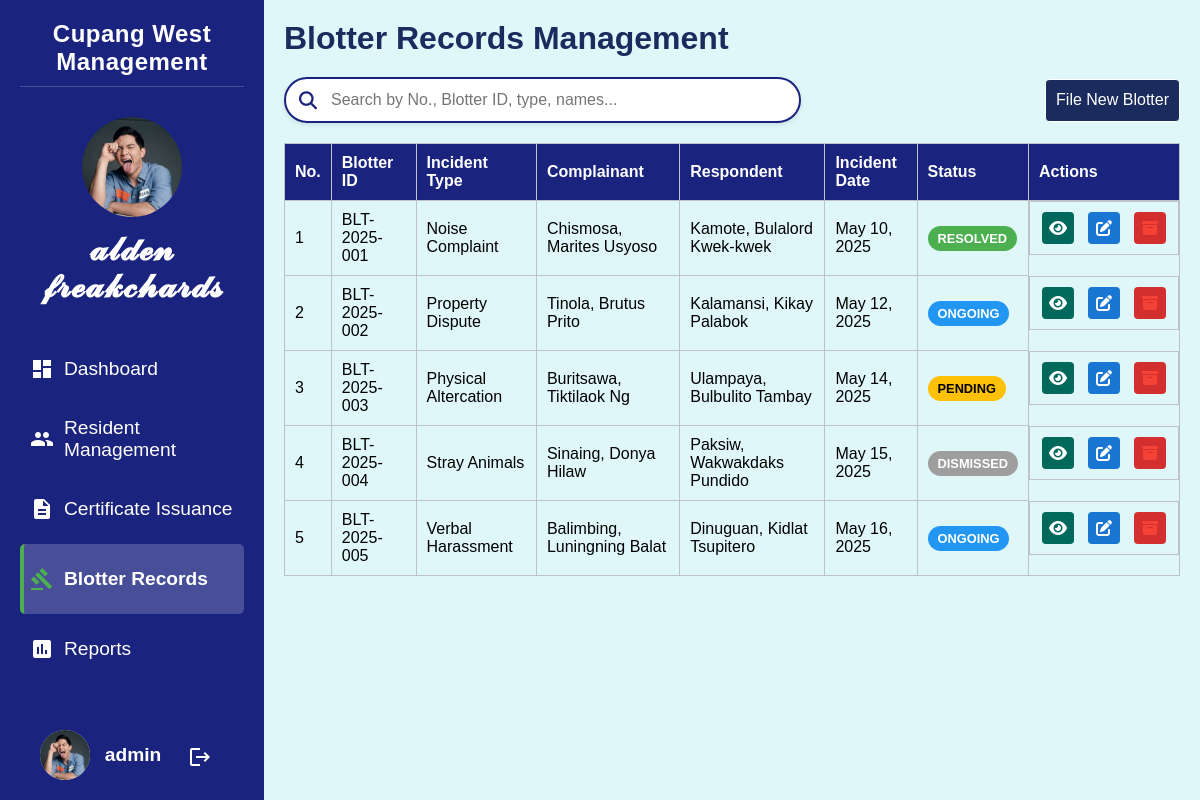
Page /pages/blotter.php (signed in) on the committed database.
### tables this page shows
CREATE TABLE `blotter_records` (
  `id` int(11) NOT NULL,
  `blotter_id` varchar(50) NOT NULL,
  `incident_type` varchar(100) NOT NULL,
  `complainant_name` varchar(100) NOT NULL,
  `complainant_address` text NOT NULL,
  `complainant_contact` varchar(20) DEFAULT NULL,
  `complainant_resident_id` int(11) DEFAULT NULL,
  `respondent_name` varchar(100) NOT NULL,
  `respondent_address` text NOT NULL,
  `respondent_contact` varchar(20) DEFAULT NULL,
  `respondent_resident_id` int(11) DEFAULT NULL,
  `incident_date` date NOT NULL,
  `incident_time` time NOT NULL,
  `incident_location` text NOT NULL,
  `incident_details` text NOT NULL,
  `status` enum('Pending','Ongoing','Resolved','Dismissed') NOT NULL DEFAULT 'Pending',
  `action_taken` text DEFAULT NULL,
  `resolution_details` text DEFAULT NULL,
  `date_reported` datetime NOT NULL DEFAULT current_timestamp(),
  `date_resolved` datetime DEFAULT NULL,
  `archived` tinyint(1) NOT NULL DEFAULT 0 COMMENT 'Archive status: 0 = active, 1 = archived'
);

### pages/blotter.php (the view, shortened to what this page needs)
<?php
require("partials/head.php");
$records_per_page = 10;
$page = isset($_GET['page']) ? (int)$_GET['page'] : 1;
$offset = ($page - 1) * $records_per_page;
$conn = getDatabaseConnection();
$blotters = [];
if ($conn) {
    $query = "SELECT id, blotter_id, incident_type, complainant_name, respondent_name,
              incident_date, status, date_reported
              FROM blotter_records
              WHERE archived = 0
              ORDER BY id ASC
              LIMIT $offset, $records_per_page";
    $result = mysqli_query($conn, $query);
    if ($result) {
        while ($row = mysqli_fetch_assoc($result)) {
            $row['incident_date_formatted'] = date('M d, Y', strtotime($row['incident_date']));
            $row['date_reported_formatted'] = date('M d, Y', strtotime($row['date_reported']));
            $blotters[] = $row;
        }
    }
}
?>
<?php require("partials/sidebar.php") ?>
<div class="main-content">
    <div class="header-container">
        <h1>Blotter Records Management</h1>
    </div>
    <div class="search-and-add-container">
        <div class="search-box">
            <i class="fas fa-search search-icon"></i>
            <input type="text" id="searchInput" placeholder="Search by No., Blotter ID, type, names...">
        </div>
        <button class="text-button add-btn" onclick="addBlotter()">File New Blotter</button>
    </div>
    <div class="table-container">
        <table id="blotterTable">
            <thead>
                <tr>
                    <th>No.</th>
                    <th>Blotter ID</th>
                    <th>Incident Type</th>
                    <th>Complainant</th>
                    <th>Respondent</th>
                    <th>Incident Date</th>
                    <th>Status</th>
                    <th>Actions</th>
                </tr>
            </thead>
            <tbody id="blotterTableBody">
                <?php foreach ($blotters as $index => $blotter): ?>
                    <tr>
                        <td><?= ($offset + $index + 1) ?></td>
                        <td><?= htmlspecialchars($blotter['blotter_id']) ?></td>
                        <td><?= htmlspecialchars($blotter['incident_type']) ?></td>
                        <td><?= htmlspecialchars($blotter['complainant_name']) ?></td>
                        <td><?= htmlspecialchars($blotter['respondent_name']) ?></td>
                        <td><?= htmlspecialchars($blotter['incident_date_formatted']) ?></td>
                        <td>
                            <span class="status-badge status-<?= strtolower($blotter['status']) ?>">
                                <?= htmlspecialchars($blotter['status']) ?>
                            </span>
                        </td>
                        <td class="action-buttons">
                            <button class="icon-button view-btn" onclick="openModal('partials/blotter-view.php?id=<?= $blotter['id'] ?>')" title="View Blotter Details">
                                <i class="fas fa-eye"></i>
                            </button>
                            <button class="icon-button edit-btn" onclick="editBlotter(<?= $blotter['id'] ?>)" title="Edit Blotter">
                                <i class="fas fa-edit"></i>
                            </button>
                            <button class="icon-button delete-btn" onclick="deleteBlotter(<?= $blotter['id'] ?>)" title="Archive Blotter">
                                <i class="fas fa-archive"></i>
                            </button>
                        </td>
                    </tr>
                <?php endforeach; ?>
            </tbody>
        </table>
    </div>
</div>
<?php require("partials/foot.php"); ?>

### assets/css/main.css (style rules this page uses)
body { font-family: 'Arial', sans-serif; margin: 0; display: flex; height: 100vh; }
.main-content { background-color: #e0f7fa; flex-grow: 1; padding: 20px; overflow-y: auto; transition: margin-left 0.3s ease; width: 80vw; }
.main-content h1 { text-align: center; color: #1a2b5d; margin-top: 0; }
button { padding: 10px 20px; border: none; border-radius: 5px; background-color: #1a237e; color: #ffffff; cursor: pointer; }
.table-container { margin-top: 20px; overflow-x: auto; }
table { width: 100%; border-collapse: collapse; }
table, th, td { border: 1px solid #bdc3c7; }
th, td { padding: 10px; text-align: left; }
th { background-color: #1a237e; color: white; }
.header-container { display: flex; justify-content: center; align-items: center; margin-bottom: 20px; }
.header-container h1 { margin: 0; }
.search-and-add-container { margin: 20px 0; width: 100%; display: flex; justify-content: space-between; align-items: center; }
.search-box { position: relative; width: 50%; max-width: 500px; }
.search-box input { width: 100%; padding: 12px 20px 12px 45px; border: 2px solid #1a237e; border-radius: 25px; font-size: 16px; box-shadow: 0 2px 5px rgba(0, 0, 0, 0.1); transition: all 0.3s; }
.search-icon { position: absolute; left: 15px; top: 50%; transform: translateY(-50%); color: #1a237e; font-size: 18px; }
.add-btn { height: 43px; display: flex; align-items: center; font-size: 16px; border-radius: 25px; padding: 0 25px; background-color: #1a237e; color: white; transition: all 0.3s; }
.icon-button { background-color: transparent; border: none; width: 32px; height: 32px; border-radius: 50%; display: inline-flex; justify-content: center; align-items: center; cursor: pointer; color: white; margin: 0 2px; transition: all 0.3s; }
.icon-button i { font-size: 16px; }
.icon-button.view-btn { background-color: #00695c; }
.icon-button.edit-btn { background-color: #1976d2; }
.icon-button.delete-btn { background-color: #d32f2f; }

### assets/css/modal.css (style rules this page uses)
.action-buttons { display: flex; gap: 10px; justify-content: center; }
.text-button { padding: 5px 10px; background-color: #1a2b5d; color: white; border: 1px solid #ffffff; border-radius: 4px; cursor: pointer; transition: all 0.2s; }
.icon-button { background: none; border: none; cursor: pointer; font-size: 1rem; padding: 5px; border-radius: 4px; transition: all 0.2s ease; }
.edit-btn { color: white; }
.delete-btn { color: #f44336; }
.header-container { display: flex; justify-content: space-between; align-items: center; margin-bottom: 20px; }
.view-btn { background-color: #4CAF50; color: white; border: none; }

### pages/blotter.php (style rules this page uses)
.header-container { display: flex; }
.status-badge { display: inline-block; padding: 5px 10px; border-radius: 15px; font-size: 0.8rem; font-weight: bold; text-align: center; text-transform: uppercase; }
.status-pending { background-color: #FFC107; color: #000; }
.status-ongoing { background-color: #2196F3; color: #fff; }
.status-resolved { background-color: #4CAF50; color: #fff; }
.status-dismissed { background-color: #9E9E9E; color: #fff; }

### rows in the picture
blotter_records: index "1", blotter "BLT-2025-001", incident_type "Noise Complaint", complainant_name "Chismosa, Marites Usyoso", respondent_name "Kamote, Bulalord Kwek-kwek", incident_date_formatted "May 10, 2025", status "RESOLVED"
blotter_records: index "2", blotter "BLT-2025-002", incident_type "Property Dispute", complainant_name "Tinola, Brutus Prito", respondent_name "Kalamansi, Kikay Palabok", incident_date_formatted "May 12, 2025", status "ONGOING"
blotter_records: index "3", blotter "BLT-2025-003", incident_type "Physical Altercation", complainant_name "Buritsawa, Tiktilaok Ng", respondent_name "Ulampaya, Bulbulito Tambay", incident_date_formatted "May 14, 2025", status "PENDING"
blotter_records: index "4", blotter "BLT-2025-004", incident_type "Stray Animals", complainant_name "Sinaing, Donya Hilaw", respondent_name "Paksiw, Wakwakdaks Pundido", incident_date_formatted "May 15, 2025", status "DISMISSED"
blotter_records: index "5", blotter "BLT-2025-005", incident_type "Verbal Harassment", complainant_name "Balimbing, Luningning Balat", respondent_name "Dinuguan, Kidlat Tsupitero", incident_date_formatted "May 16, 2025", status "ONGOING"

### other values in the picture
$_SESSION['username'] "admin"
